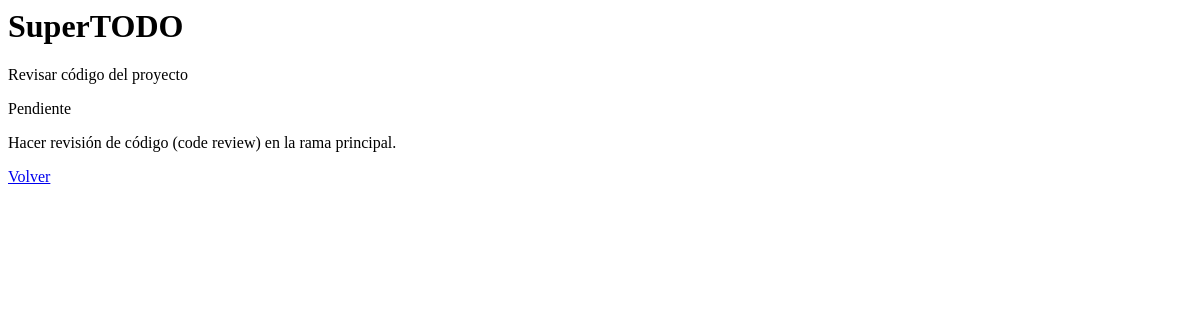
The app's page /tasks/revisar-codigo-del-proyecto/, older data.
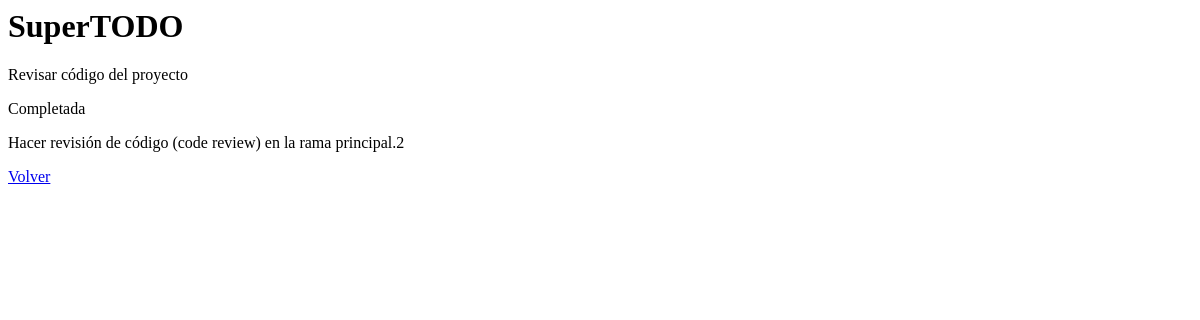
The same page, newer data.
### tasks/models.py (models this page shows)
class Task(models.Model):
    name = models.CharField(max_length=128)
    description = models.TextField(blank=True)
    slug = models.SlugField(unique=True)
    completed = models.BooleanField(default=False)
    created_at = models.DateTimeField(auto_now_add=True)
    updated_at = models.DateTimeField(auto_now=True)

### tasks/views.py (the view)
# urls.py: path('<slug:task_slug>/', views.task_detail, name='task-detail'),
def task_detail(request, task_slug: str):
    try:
        task = Task.objects.get(slug=task_slug)
    except Task.DoesNotExist:
        return HttpResponse(f'La tarea "{task_slug}" no existe')
    return render(request, 'tasks/task/detail.html', {'task': task})

### tasks/templates/tasks/task/detail.html
{% block content %}
{% include "header.html" %}
<p>{{ task.name }}</p>
<p>{% if task.completed %}
  Completada
  {% else %}
  Pendiente
  {% endif %}</p>
<p>{{ task.description }}</p>
<a href="{% url 'tasks:task-list' %}">Volver</a>
{% endblock %}

Row changes from the older to the newer data that the page shows:
changed Task "Revisar código del proyecto": description "Hacer revisión de código (code review) en la rama principal." → "Hacer revisión de código (code review) en la rama principal.2"
Text that changed along with them:
text no longer shown: "Pendiente"
text now shown: "Completada"
